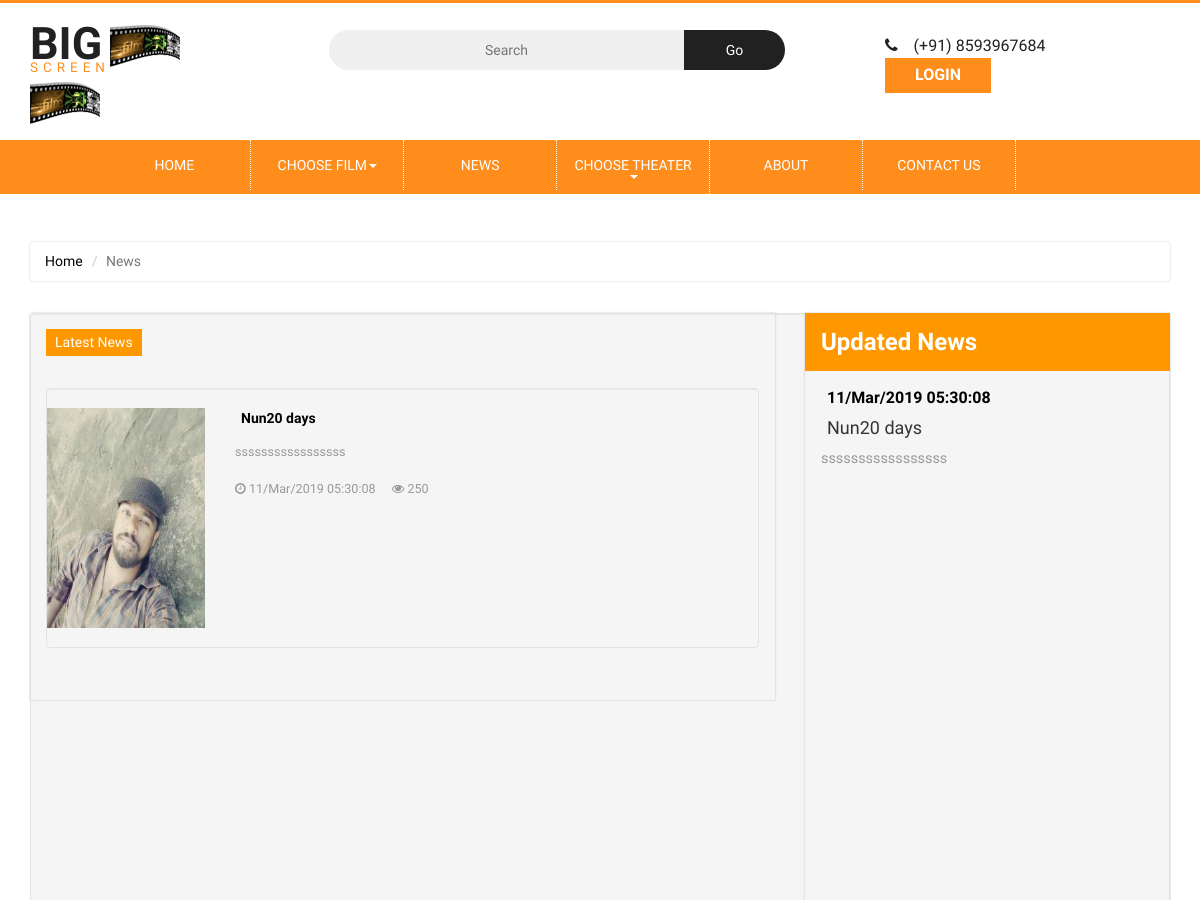
The page /index.php/usercontroller/news (upper part) on the database as committed earlier.
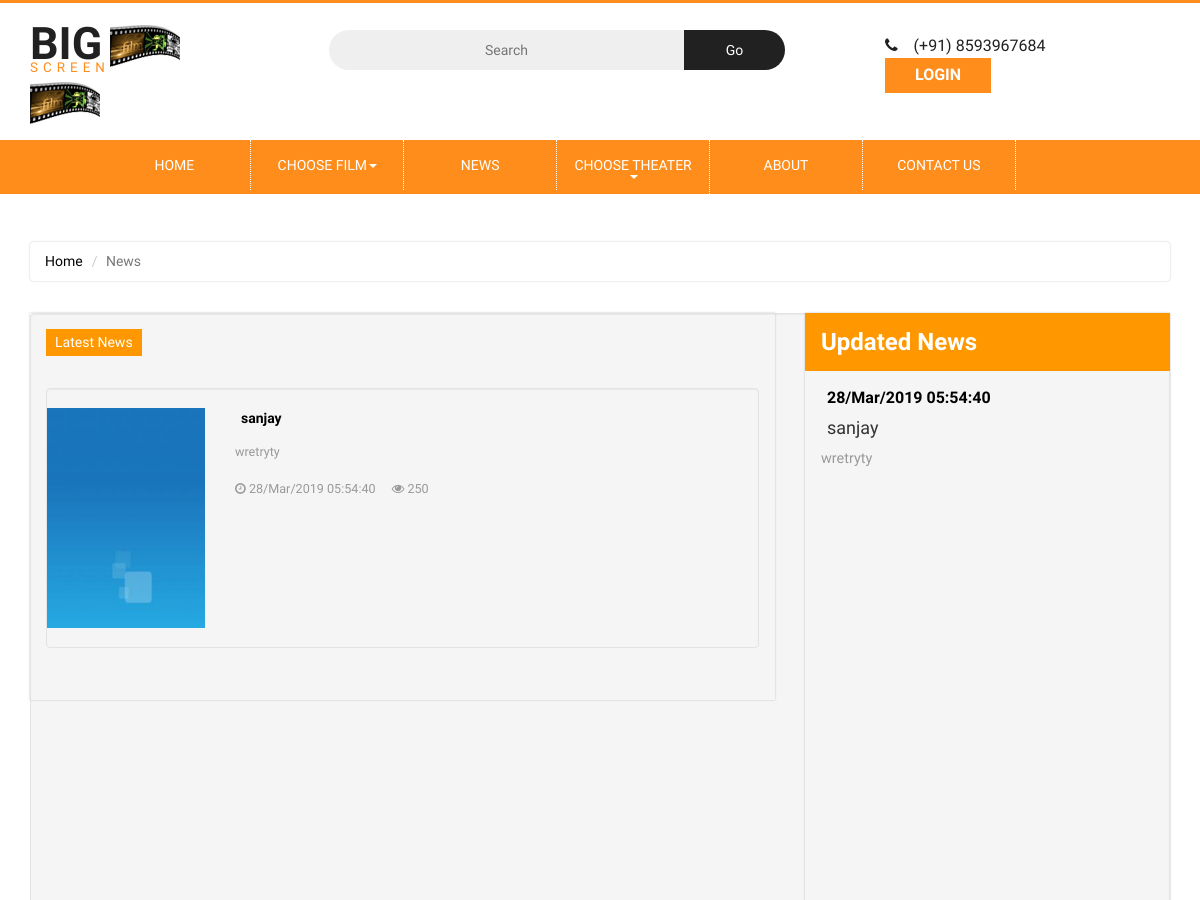
The same page on the database as committed later.
### tables this page shows
CREATE TABLE `tbl_news` (
  `nid` int(11) NOT NULL,
  `heading` varchar(100) NOT NULL,
  `photo` varchar(500) NOT NULL,
  `description` text NOT NULL,
  `ndate` varchar(100) NOT NULL,
  `nstatus` int(11) NOT NULL
);

### application/controllers/usercontroller.php (called while the page is built, shortened)
<?php
class Usercontroller extends CI_Controller
{
	function __construct()
	{
		$this->load->model('Mymodel');
		$this->load->model('amodel');
		$this->load->model('tmodel');
		$this->load->helpers(array('url','form'));
		$this->load->library(array('session','upload'));
	}
function news()
{
$result['dis']=$this->Mymodel->states();
$result['news']=$this->Mymodel->news();
$this->load->view('news',$result);
}
}
?>

### index.php (called while the page is built, shortened)
<?php
require_once BASEPATH.'core/CodeIgniter.php';

### application/models/Mymodel.php (called while the page is built, shortened)
<?php
class Mymodel extends CI_Model
{
	function news()
	{
		$this->db->order_by("nid", "desc");
		$querys=$this->db->get_where('tbl_news');
		return $querys->result();
	}
}
?>

### application/views/news.php (the view, shortened to what this page needs)
<?php
include('Header.php');
?>
<div class="faq">
			<div class="container">
				<div class="agileits-news-top">
					<ol class="breadcrumb">
					  <li><a href="index.html">Home</a></li>
					  <li class="active">News</li>
					</ol>
				</div>
				<div class="agileinfo-news-top-grids">
					<div class="col-md-8 wthree-top-news-left">
						<div class="wthree-news-left">
							<div class="bs-example bs-example-tabs" role="tabpanel" data-example-id="togglable-tabs">
								<ul id="myTab" class="nav nav-tabs" role="tablist">
									<li role="presentation" class="active"><a href="#home1" id="home1-tab" role="tab" data-toggle="tab" aria-controls="home1" aria-expanded="true">Latest News</a></li>
								</ul>
								<div id="myTabContent" class="tab-content">
									<div role="tabpanel" class="tab-pane fade in active" id="home1" aria-labelledby="home1-tab">
										<div class="wthree-news-top-left">
                      <?php
                        foreach ($news as $key)
                        {
                          $heading=$key->heading;
                          $discription1=$key->description;
                          $discription = substr($discription1, 0, 250);
                          $date1=date_create($key->ndate);
                          $date=date_format($date1,"d/M/Y H:i:s");
                          $photo=$key->photo;
                       ?>
                    <form action="<?php echo site_url('usercontroller/newssingle'); ?>" method="post">
                      <div class="col-md-12 w3-agileits-news-left well">
												<div class="col-sm-3 wthree-news-img">
													<a><img src="<?php echo base_url('images/news/').$photo ?>" alt="" /></a>
												</div>
												<div class="col-sm-7 wthree-news-info">
													<h5><a><button style="background:none;border:none" type="submit"><?php  echo $heading ?></button></a></h5>
													<p><?php echo $discription ?></p>
													<ul>
														<li><i class="fa fa-clock-o" aria-hidden="true"></i> <?php echo $date ?></li>
														<li><i class="fa fa-eye" aria-hidden="true"></i> 250</li>
													</ul>
												</div>
												<div class="clearfix"> </div>
											</div>
                    </form>
                    <?php
                  }
                      ?>
										</div>
									</div>
								</div>
							</div>
						</div>
					</div>
					<div class="col-md-4 wthree-news-right">
						<div class="news-right-top">
							<div class="wthree-news-right-heading">
								<h3>Updated News</h3>
							</div>
							<div class="wthree-news-right-top">
								<div class="news-grids-bottom">
									<div id="design" class="date">
										<div id="cycler">
                      <?php
                        foreach ($news as $key)
                        {
                          $heading=$key->heading;
                          $date2=date_create($key->ndate);
                          $date3=date_format($date2,"d/M/Y H:i:s");
                          $discription1=$key->description;
                          $discription = substr($discription1, 0, 100);
                       ?>
											<div class="date-text">
                        <form action="<?php echo site_url('usercontroller/newssingle'); ?>" method="post">
												<a><button style="background:none;border:none" type="submit"><?php echo $date3 ?></button></a>
												<p><h4><button style="background:none;border:none" type="submit"><?php echo $heading; ?></button></h4></p>
                        <p><?php echo $discription; ?></p>
                      </form>
											</div>
                    <?php } ?>
										</div>
									</div>
								</div>
							</div>
						</div>
					</div>
					<div class="clearfix well">
          </div>
				</div>
			</div>
	</div>
        <?php
        include('footer.php');
        ?>

Rows that differ between the two databases and show on the page:
removed tbl_news: photo (picture), heading "Nun20 days", description "sssssssssssssssss", ndate "11/Mar/2019 05:30:08"
added tbl_news: photo (picture), heading "sanjay", description "wretryty", ndate "28/Mar/2019 05:54:40"
